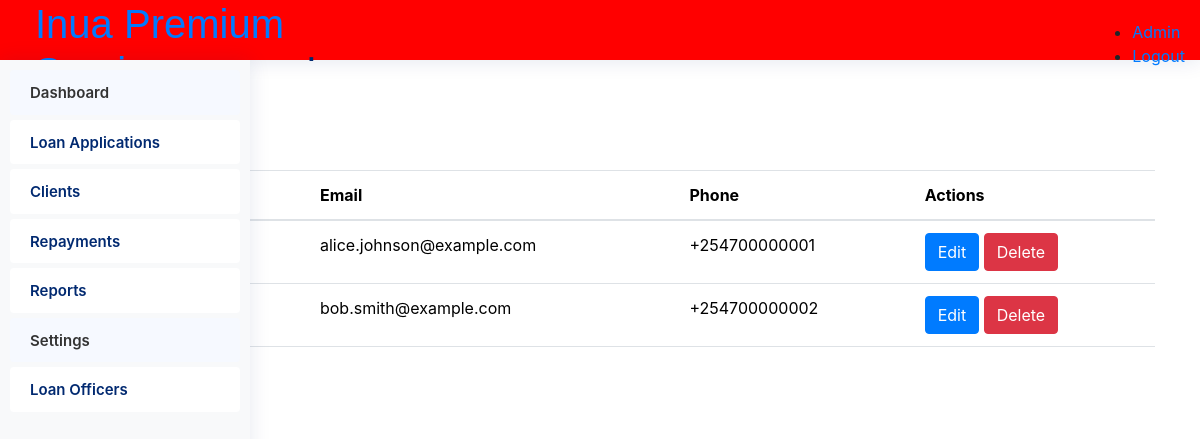
Screenshot of /admin/managers.php with the database file from the repository.
### tables this page shows
CREATE TABLE `navigation_items` (
  `id` int(11) NOT NULL,
  `title` varchar(100) NOT NULL,
  `url` varchar(200) NOT NULL,
  `icon` varchar(50) DEFAULT NULL,
  `parent_id` int(11) DEFAULT NULL
);

CREATE TABLE `managers` (
  `manager_id` int(11) NOT NULL,
  `name` varchar(100) NOT NULL,
  `email` varchar(100) NOT NULL,
  `phone` varchar(15) NOT NULL,
  `password` varchar(255) NOT NULL,
  `area_id` int(11) DEFAULT NULL,
  `created_at` timestamp NOT NULL DEFAULT current_timestamp()
);

### includes/functions.php (called while the page is built, shortened)
<?php
function db_connect() {
    $host = 'localhost';
    $db = 'microfinance';
    $user = 'root';
    $pass = '';
    try {
        return new PDO("mysql:host=$host;dbname=$db", $user, $pass, [
            PDO::ATTR_ERRMODE => PDO::ERRMODE_EXCEPTION,
            PDO::ATTR_DEFAULT_FETCH_MODE => PDO::FETCH_ASSOC,
        ]);
    } catch (PDOException $e) {
        die('Connection failed: ' . $e->getMessage());
    }
}
function getUserRole($userId) {
    $conn = db_connect();
    $stmt = $conn->prepare("SELECT role_id FROM users WHERE id = ?");
    $stmt->execute([$userId]);
    return $stmt->fetchColumn();
}
function getNavigationItems($roleId) {
    try {
        $conn = db_connect();
        $stmt = $conn->prepare("
            SELECT ni.id, ni.title, ni.url, ni.icon, ni.parent_id
            FROM navigation_items ni
            INNER JOIN navigation_item_roles nir ON ni.id = nir.navigation_item_id
            WHERE nir.role_id = :role_id ORDER BY ni.id ASC
        ");
        $stmt->execute([':role_id' => $roleId]);
        $result = $stmt->fetchAll(PDO::FETCH_ASSOC);
        return $result ?: [];
    } catch (PDOException $e) {
        error_log('Database query error: ' . $e->getMessage());
        return [];
    } finally {
        $conn = null;
    }
}
?>

### admin/managers.php (the view, shortened to what this page needs)
<?php
include_once("../includes/functions.php");
function getManagers() {
    global $conn;
    $query = "SELECT manager_id AS id, name, email, phone FROM managers";
    $result = mysqli_query($conn, $query);
    return mysqli_fetch_all($result, MYSQLI_ASSOC);
}
$managers = getManagers();
?>
<!DOCTYPE html>
<html lang="en">
<head>
    <link href="assets/vendor/bootstrap/css/bootstrap.min.css" rel="stylesheet">
    <link href="assets/css/style.css" rel="stylesheet">
</head>
<body class="admin-page">
    <?php include("includes/header.php"); ?>
    <?php include("../includes/sidebar.php"); ?>
    <main class="main">
        <section id="managers" class="managers section">
            <div class="container">
                <h1>Managers</h1>
                <button class="btn btn-success mb-3" data-bs-toggle="modal" data-bs-target="#addManagerModal">Add Manager</button>
                <div class="table-container">
                    <table class="table">
                        <thead>
                            <tr>
                                <th>ID</th>
                                <th>Name</th>
                                <th>Email</th>
                                <th>Phone</th>
                                <th>Actions</th>
                            </tr>
                        </thead>
                        <tbody>
                            <?php if (!empty($managers)): ?>
                                <?php foreach ($managers as $manager): ?>
                                    <tr>
                                        <td><?php echo htmlspecialchars($manager['id']); ?></td>
                                        <td><?php echo htmlspecialchars($manager['name']); ?></td>
                                        <td><?php echo htmlspecialchars($manager['email']); ?></td>
                                        <td><?php echo htmlspecialchars($manager['phone']); ?></td>
                                        <td>
                                            <a href="edit_manager.php?id=<?php echo htmlspecialchars($manager['id']); ?>" class="btn btn-primary">Edit</a>
                                            <a href="delete_manager.php?id=<?php echo htmlspecialchars($manager['id']); ?>" class="btn btn-danger">Delete</a>
                                        </td>
                                    </tr>
                                <?php endforeach; ?>
                            <?php else: ?>
                                <tr>
                                    <td colspan="5">No managers found.</td>
                                </tr>
                            <?php endif; ?>
                        </tbody>
                    </table>
                </div>
            </div>
        </section>
    </main>
</body>
</html>

### includes/sidebar.php (shortened to what this page needs)
<?php
$userId = 1;
$roleId = getUserRole($userId);
$navItems = getNavigationItems($roleId);
function renderNavItems($items, $parentId = NULL) {
    $html = '';
    foreach ($items as $item) {
        if ($item['parent_id'] == $parentId) {
            $subItems = array_filter($items, function($i) use ($item) {
                return $i['parent_id'] == $item['id'];
            });
            $hasSubItems = !empty($subItems);
            $html .= '<li class="nav-item">';
            $html .= '<a class="nav-link' . ($hasSubItems ? ' collapsed' : '') . '" href="' . $item['url'] . '"';
            if ($hasSubItems) {
                $html .= ' data-bs-toggle="collapse" data-bs-target="#collapse-' . $item['id'] . '" aria-expanded="false" aria-controls="collapse-' . $item['id'] . '"';
            }
            $html .= '>';
            if ($item['icon']) {
                $html .= '<i class="' . $item['icon'] . '" title="' . $item['title'] . '"></i>';
            }
            $html .= '<span>' . $item['title'] . '</span>';
            $html .= '</a>';
            if ($hasSubItems) {
                $html .= '<ul id="collapse-' . $item['id'] . '" class="collapse list-unstyled">';
                $html .= renderNavItems($items, $item['id']);
                $html .= '</ul>';
            }
            $html .= '</li>';
        }
    }
    return $html;
}
?>
<!DOCTYPE html>
<html lang="en">
<head>
    <link rel="stylesheet" href="../assets/css/bootstrap.min.css">
</head>
<body>
    <aside class="sidebar">
        <ul class="sidebar-nav" id="sidebar-nav">
            <?= renderNavItems($navItems) ?>
        </ul>
    </aside>
</body>
</html>

### admin/assets/css/style.css (style rules this page uses)
:root { scroll-behavior: smooth; }
body { font-family: "Open Sans", sans-serif; background: #f6f9ff; color: #444444; }
a { color: #4154f1; text-decoration: none; }
h1, h2, h3, h4, h5, h6 { font-family: "Nunito", sans-serif; }
.sidebar { position: fixed; top: 60px; left: 0; bottom: 0; width: 300px; z-index: 996; transition: all 0.3s; padding: 20px; overflow-y: auto; scrollbar-width: thin; scrollbar-color: #aab7cf transparent; box-shadow: 0px 0px 20px rgba(1, 41, 112, 0.1); background-color: #fff; }
.sidebar-nav { padding: 0; margin: 0; list-style: none; }
.sidebar-nav li { padding: 0; margin: 0; list-style: none; }
.sidebar-nav .nav-item { margin-bottom: 5px; }
.sidebar-nav .nav-link { display: flex; align-items: center; font-size: 15px; font-weight: 600; color: #4154f1; transition: 0.3; background: #f6f9ff; padding: 10px 15px; border-radius: 4px; }
.sidebar-nav .nav-link.collapsed { color: #012970; background: #fff; }

### includes/sidebar.php (style rules this page uses)
.sidebar { background-color: #f8f9fa; padding: 10px; height: 100vh; width: 250px; position: fixed; }
.sidebar .nav-link { color: #333; display: block; padding: 10px; text-decoration: none; }

### rows the page displays
navigation_items: title "Dashboard"
navigation_items: title "Loan Applications"
navigation_items: title "Clients"
navigation_items: title "Repayments"
navigation_items: title "Reports"
navigation_items: title "Settings"
navigation_items: title "Loan Officers"
managers: email "alice.johnson@example.com", phone "+254700000001"
managers: email "bob.smith@example.com", phone "+254700000002"
